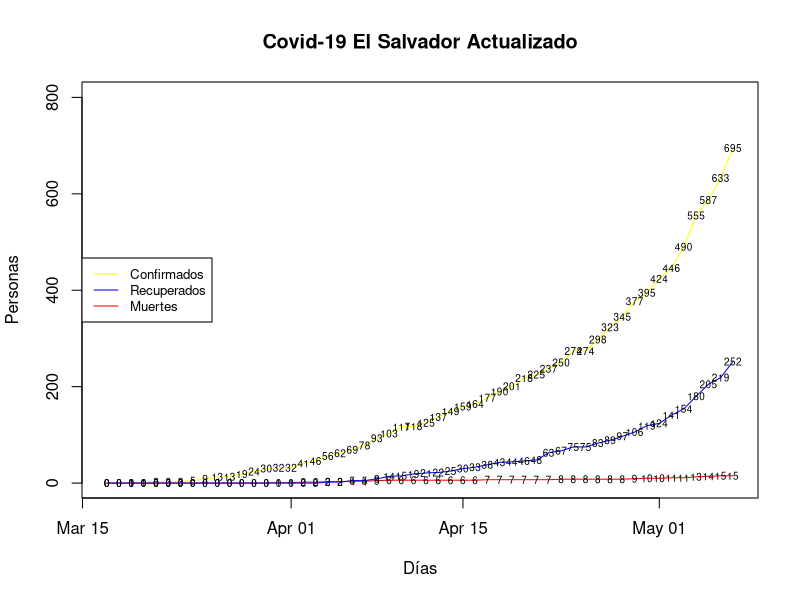
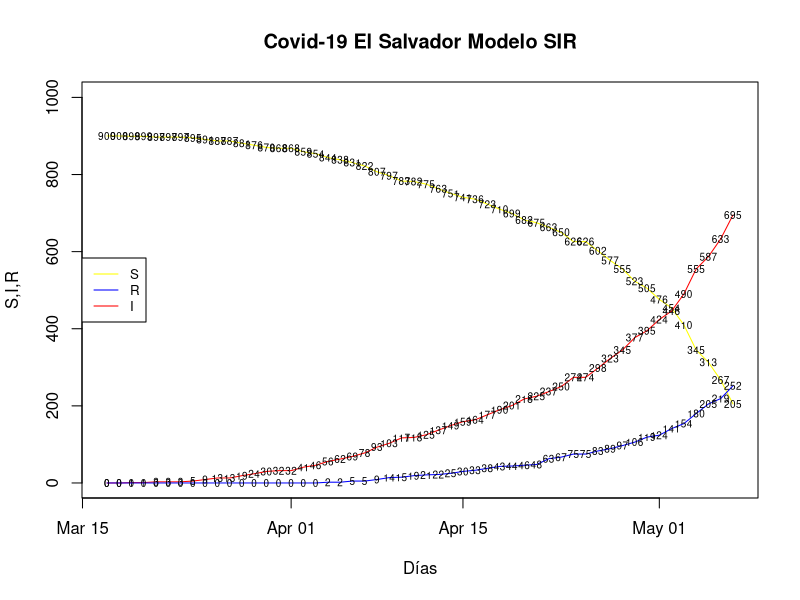

These figures' R source, in order:
setwd("/home/kendal/Projects/covid19-R/")
df = read.csv("my_data.csv")
df$date = as.Date(df$date)

# Estadisticas de Confirmados, Recuperados y Muertes

plot(x = df$date, y = df$cumulative_daily, type = "n", pch = 5, main = "Covid-19 El Salvador Actualizado", xlab = "Días", ylab = "Personas", ylim = c(1,800))

lines(df$date,df$cumulative_daily, type = "l", col = "yellow", pch = 5)
text(df$date,df$cumulative_daily, df$cumulative_daily, cex = 0.6)
lines(df$date,df$cumulative_death, type = "l", col = "red", pch = 5)
text(df$date,df$cumulative_death, df$cumulative_death, cex = 0.6)
lines(df$date,df$cumulative_recovered, type = "l", col = "blue", pch = 5)
text(df$date,df$cumulative_recovered, df$cumulative_recovered, cex = 0.6)

legend(x = 'left', y = 'center', legend = c("Confirmados", "Recuperados", "Muertes"), col = c("yellow", "blue", "red"), lty = 1, cex = 0.8)

# Estimacion SIR
plot(x = df$date, y = df$susceptible, type = "n", pch = 5, main = "Covid-19 El Salvador Modelo SIR", xlab = "Días", ylab = "S,I,R", ylim = c(1,1000))

lines(df$date,df$susceptible, type = "l", col = "yellow", pch = 5)
text(df$date,df$susceptible, df$susceptible, cex = 0.6)
lines(df$date,df$cumulative_daily, type = "l", col = "red", pch = 5)
text(df$date,df$cumulative_daily, df$cumulative_daily, cex = 0.6)
lines(df$date,df$cumulative_recovered, type = "l", col = "blue", pch = 5)
text(df$date,df$cumulative_recovered, df$cumulative_recovered, cex = 0.6)

legend(x = 'left', y = 'center', legend = c("S", "R", "I"), col = c("yellow", "blue", "red"), lty = 1, cex = 0.8)
